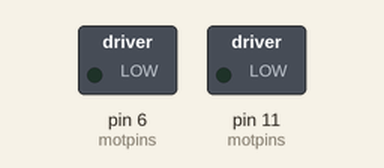
Recording of a sketch running on a simulated Arduino Uno, built with avr-gcc and run on an emulated ATmega328P. On the bench: switched loads named in the sketch (green lamp = pin HIGH). What the sketch prints to the serial monitor is not drawn.

Above: at 0.0 s.
At 3.7 s:
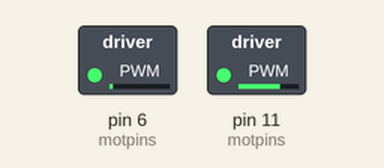
Timing chart, 0 to 5.2 s (numbered marks = the images above):
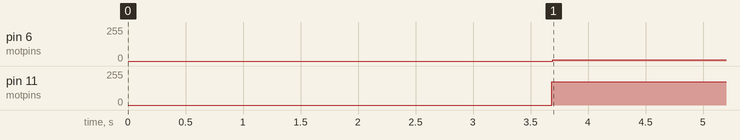

Measured:
- by itself, pin 6 (motpins): 0/255 → 8/255 at 3.7 s
- by itself, pin 11 (motpins): 0/255 → 176/255 at 3.7 s

The sketch:

main.ino
```cpp
/*main code for RCJ 2019 robotic socer ny GJH team :)*/
//Code is as C - oriented as possible (minimalizing the amount of Classes)
/* robot has 4 main systems it has to rely on to be able to score a goal:
    -Visual Ball & Goal detection
    -Bottom IR sensors (LED & PhotoTransostor pairs)
    -Gyroscope (IMU included) & Magnetic compass
    -Motor Control


void setup() {
  // put your setup code here, to run once:

}

void loop() {
  // put your main code here, to run repeatedly:
  //Get all vals
  getVals();
  int ballPos = ...;
  //isLine? -> move  away
  int lineDegs = getDegree();
  if(lineDegs != -1)
  {
    setSpeedFromVector(lineDegs - 180 , 100);
  }
  //Find ball
  //isBall? -> remember val -> move after ball
  //See ball? -> move to ball
  //don't see ball? -> move backwards
  if(ballPos == -1)
  {
    setSpeedFromVector(180, 100);
  }
  //Compare gyro and goal;
  //Somehow figure out rotation
  //Apply to motors

}
*/
/*  Motors are aranged in the following way:
          _________ Mot 2
          _________
        /           \
      /              \
    /                 \
  \ \                / /
    \ \             / /
      \ \ _________/ /  mot 1
mot 3      front
*/

//include all our .h's
#include "includes/motors.h"
#include "includes/sensors.h"
#include "includes/gyro.h"
#include "includes/improc.h"
//#include <stdlib.h>


void setup()
{
  Serial.begin(9600);
  Serial.println("yo");
  setupMotors();

  for (int i = 0; i < 180; i++) {
    Serial.print(i*2);
    Serial.print(" : ");
    Serial.println(calcs[1][i]);
  }
}
void loop()
{
  setSpeedFromVector(0 ,100);
    setAllSpeed();
}
```

gyro.h
```cpp

```

improc.h
```cpp

```

motors.h
```cpp
//Main code for motor control - GJH team
//Due to budget (and time) restrictions we have 2 different types of Motor Drivers (thus the retarded code)
//include the arduino libary cuz we to lazy for AVR :)
//#include <Arduino.h>
//#include <stdint.h>
//#include <stdio.h>
//#include <math.h>
#define  PI 3.14159265
uint8_t motpins[3][3] = {{11,12,0}, {6,7,0}, {11,12,0}};
uint8_t pinCounts[3] = {2,2,2};
uint16_t directions[3] = {60,300,60};
int16_t calcs[3][180];
int16_t speeds[3] = {0,0,0};
//create our structs


int absol(int number)
{
  if(number < 0)
  {
    return -number;
  }
  else
  {
    return number;
  }

}
//functions

//simple function limits a number
int limiter(int16_t lower, int16_t upper, int16_t input)
{

  if (input<lower) {
    return lower;
  } else if (input>upper) {
    return upper;
  } else {
    return input;
  }
}

//sets motors up - mosty for testing purposes so far

void calcVals(uint8_t iter) {
  for (uint16_t i = 0; i < 180; i++) {
    Serial.println(iter);
    calcs[iter][i] = int16_t(sin((i*2 - directions[iter]) * PI/180)* 255);
  }
}
void setupMotors() {
  for (uint8_t i = 0; i < 3; i++) {
    Serial.print("yeer");
    Serial.println(i);
    calcVals(i);
  }

}
//function that sets speeds depending on the required vector
//TODO: make function increase speed proportionally for maximum speed
void setSpeedFromVector(uint16_t vector, int16_t percentage)
{
  //uint8_t speed[3];
  for (uint8_t i = 0; i < 3; i++) {
    speeds[i] = (calcs[i][vector/2] * percentage) / 100;
  }
}
//set Rotation of the whole robot by ofseting
void setRotation(int16_t rotation)
{
  for (uint8_t i = 0; i < 3; i++) {
    speeds[i] = limiter(-255,255,speeds[i] + rotation);
  }
}
//once we have adjusted all nessecary things, we can set the speed of the motor
void setMotorSpeed(uint8_t iter) {

  //if (motor->xdd == 2) {
    Serial.print(iter);
    Serial.print(" : ");
    Serial.println(speeds[iter]);
    analogWrite(motpins[iter][0], (speeds[iter] < 0) ? 255-speeds[iter] : absol(speeds[iter] -255));
    //printf("Enable (%d): %d\n", motor->pins[0],(motor->speed < 0) ? 255-absol(motor->speed) : absol(motor->speed));
    //printf("Digital (%d): %d\n", motor->pins[1], (motor->speed < 0));
    digitalWrite(motpins[iter][1], (speeds[iter] > 0));
    //Serial.println((motor->speed < 0) ? 255-motor->speed : motor->speed -255);
  //} else {
    //analogWrite(motor->pins[0],absol(motor->speed));
    //digitalWrite(motor->pins[1], (motor->speed < 0));
    //digitalWrite(motor->pins[2], !(motor->speed < 0));
    /*printf("Enable (%d): %d\n", motor->pins[0],absol(motor->speed));
    printf("Digital1 (%d): %d\n", motor->pins[1], (motor->speed < 0));
    printf("Digital2 (%d): %d\n", motor->pins[2], !(motor->speed < 0));*/
  //}
}
//set speeds for all motors
void setAllSpeed() {
  for (uint8_t i = 0; i < 2; i++) {
    //printf("Motor %d\n", i);
    setMotorSpeed(i);
  }
}
```

sensors.h
```cpp
#include <Arduino.h>

uint8_t sensorPins[6] = {A0,A1,A2,A3,A4,A5};
bool sensorVals[6];
uint16_t sensorPos[6] = {30,60,7,6,4,33};

void getVals()
{


	for(int i =0; i<=5;i++)
	{
		sensorVals[i] = 400 < analogRead(sensorPins[i]);
	}
}
int16_t getDegree()
{
	for(int i =0; i <=5; i++){
		if(sensorVals[i]){
			return sensorVals[i];
		}
	}
	return -1;
}

void setUpSens(){
	for(int i = 0; i <=5; i++){
		pinMode(sensorPins[i], INPUT);
	}
}
```
